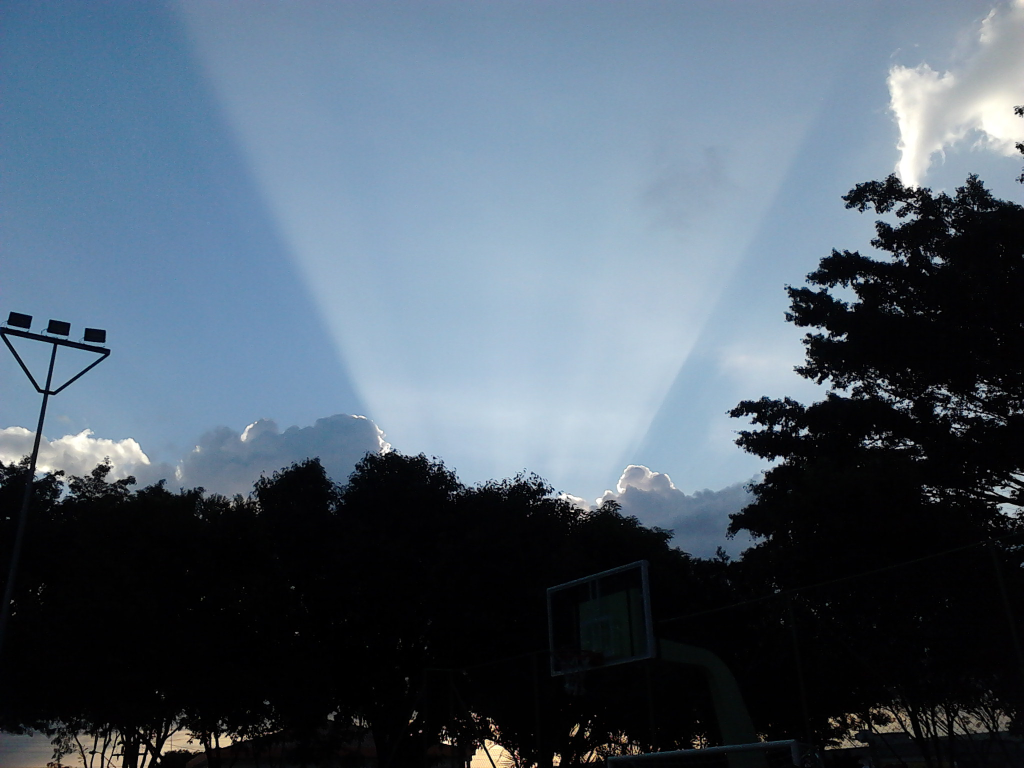
#> input picture TTC-web/sjc.jpg, 2048 x 1536 px, given in place of sjc.jpg.jpg, which was not available (shown at 1/2 size)
$ python -i imagens.py   (imports and definitions only)   (Python 2 division)   (older library calls are emulated)
#> lines starting #> are read from the running program, lines starting #| are printed output that depends on the picture; after the words box and inside, x2 and y2 are one past the last pixel; in counts of white or black regions, pixels touching at a corner belong together; pictures that were not available may be replaced by others from this repository, and a replacement may not be noted
"""Importando as bibliotecas"""
from datetime import datetime as date
import cv2
import numpy as np
import os

now = date.now()

"""Definindo os diretorios"""
IMG_DIR = "IMAGENS/"
RES_DIR = "RESULTADOS/"

pasta = RES_DIR + str(now.day) + "-" + str(now.month) + "-" + str(now.year) + " " + str(now.hour) + ":" + str(now.minute) + ":" + str(now.second)

# [1 line not run here, left out]

"HORRIVEL"
# RESULTADOS/2016/IMG1/
# [10 lines left out: function probabilistic, not called in this run]

"TA BUGADO"
# [23 lines left out: function houghLine, not called in this run]

"LIXO"
# [9 lines left out: function teste, not called in this run]

"UMA BOSTA"
# [20 lines left out: functions teste2, teste3, not called in this run]

def vamos(i):
#> called with i = '../TTC-web/sjc.jpg'
	img = cv2.imread(IMG_DIR+str(i)+".jpg")
#> img is the input picture: shape (1536, 2048, 3); mean B, G, R 107.8, 93.7, 79
	gray = cv2.cvtColor(img,cv2.COLOR_BGR2GRAY)
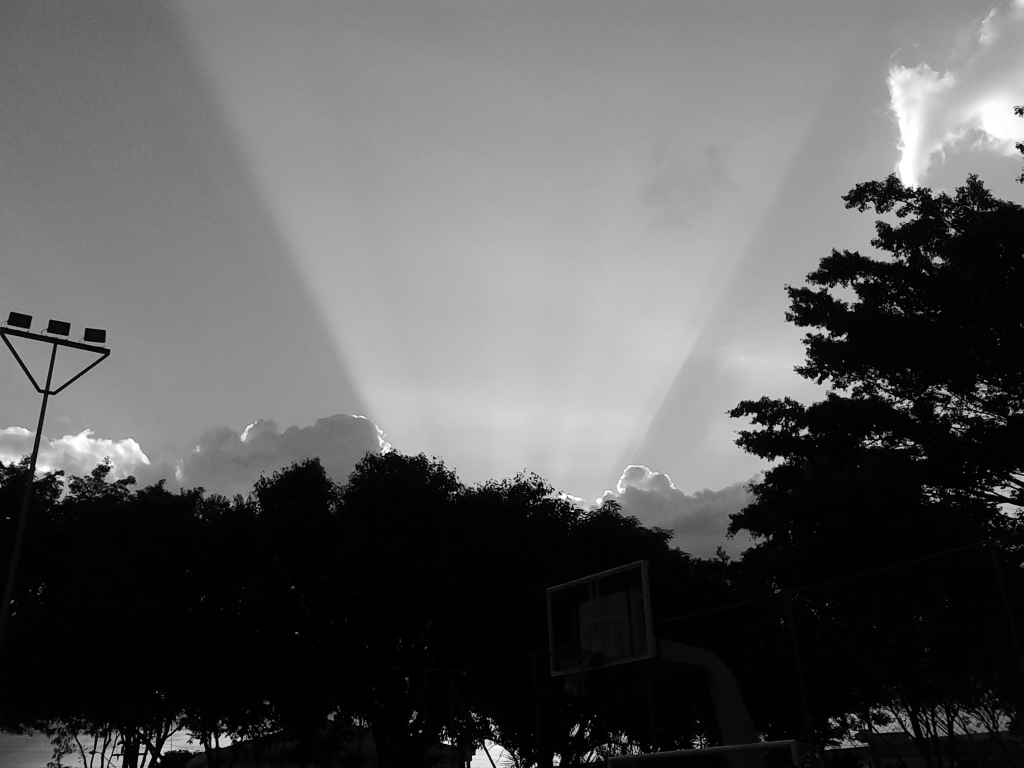
#> gray: shape (1536, 2048) (shown at 1/2 size); min 0, max 255, mean 90.9
	v1 = cv2.adaptiveThreshold(gray,255,cv2.ADAPTIVE_THRESH_GAUSSIAN_C, cv2.THRESH_BINARY_INV,11,5)
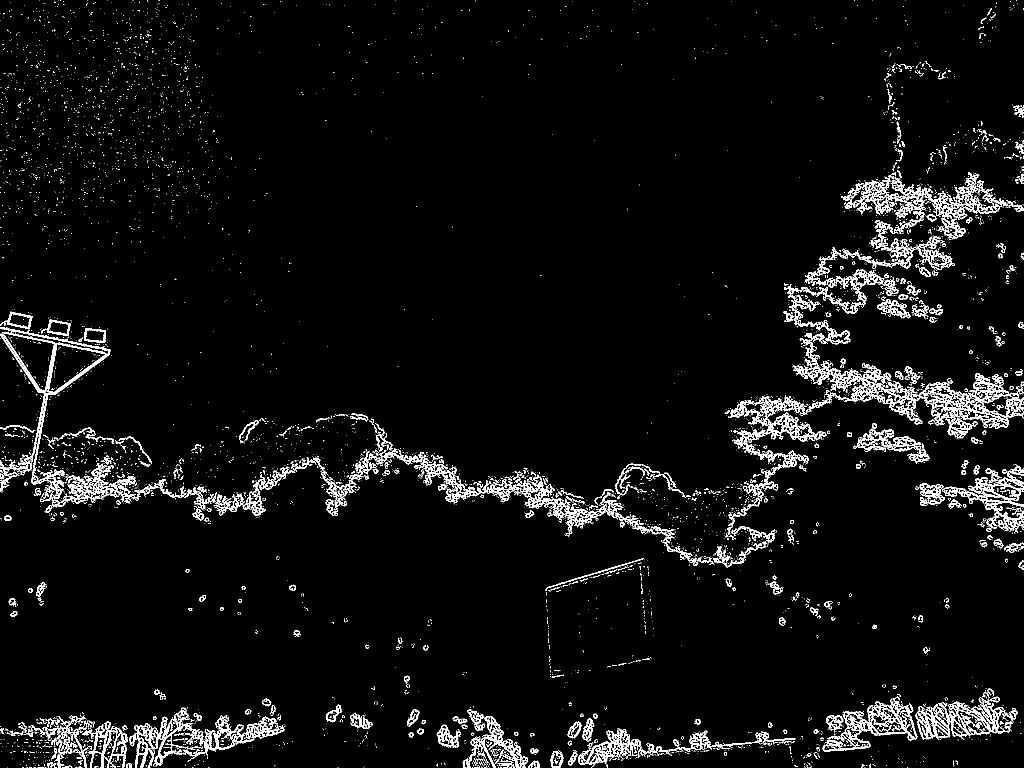
#> v1: shape (1536, 2048) (shown at 1/2 size); 4.8% white in thin lines or dots
	v2 = cv2.Canny(gray,50,200)
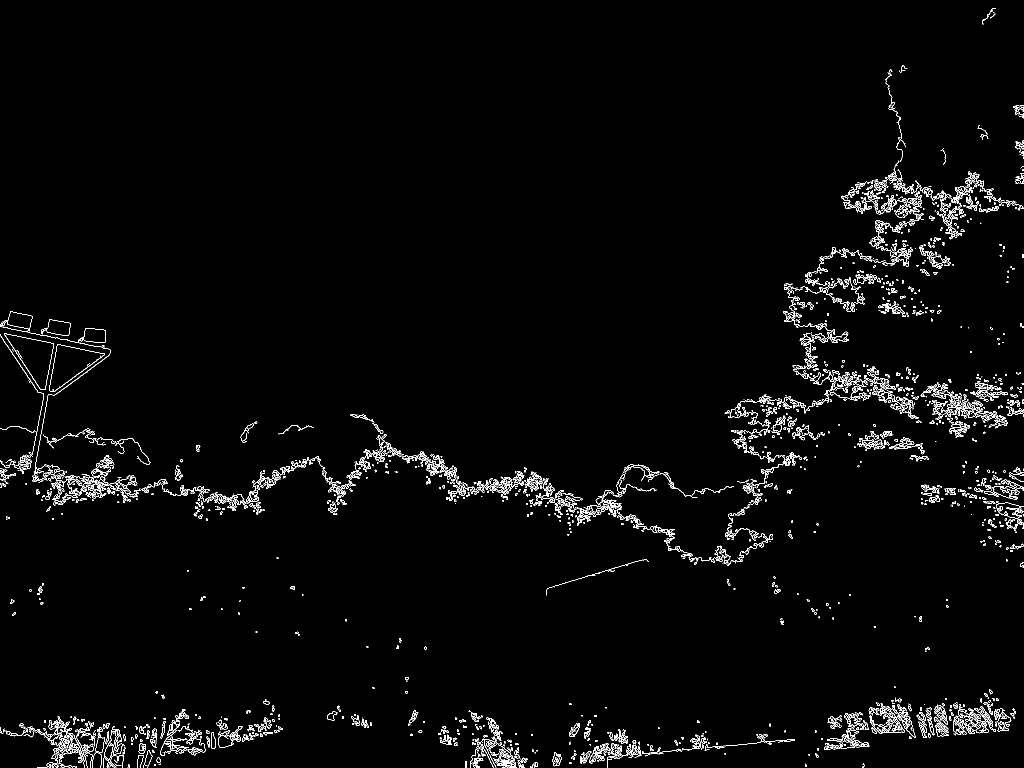
#> v2: shape (1536, 2048) (shown at 1/2 size); 2.2% white in thin lines or dots
	v2 = cv2.adaptiveThreshold(v2,255,cv2.ADAPTIVE_THRESH_GAUSSIAN_C, cv2.THRESH_BINARY_INV,11,5)
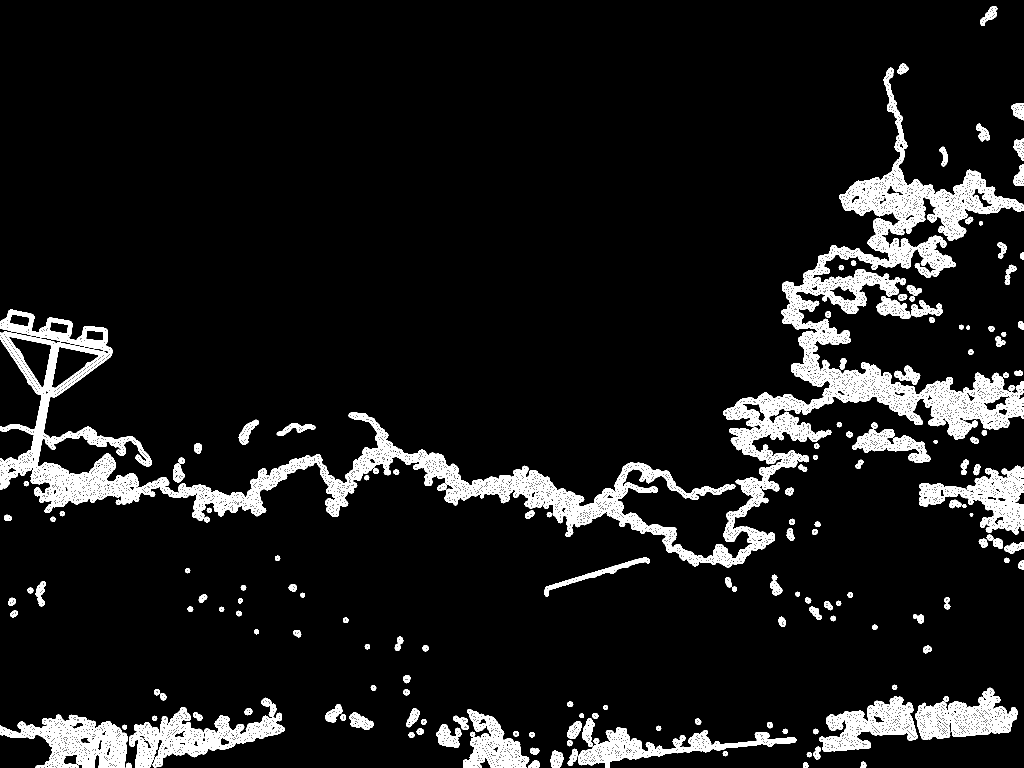
#> v2: shape (1536, 2048) (shown at 1/2 size); 8.3% white; 671 white regions (502 under 20 px), largest, box (x1, y1, x2, y2) and area: (0, 135, 2048, 1135) 153854, (258, 1414, 570, 1536) 12807, (0, 1429, 255, 1536) 11985
	cv2.imwrite(pasta+str(i)+"/v1.jpg",v1)
	cv2.imwrite(pasta+str(i)+"/v2.jpg",v2)

def negativo(i):
	img = cv2.imread(IMG_DIR+str(i)+".jpg")


"""Programa principal """
# [4 lines not run here, left out]
	# [5 lines of commented-out code are left out]

>>> result = vamos('../TTC-web/sjc.jpg')
